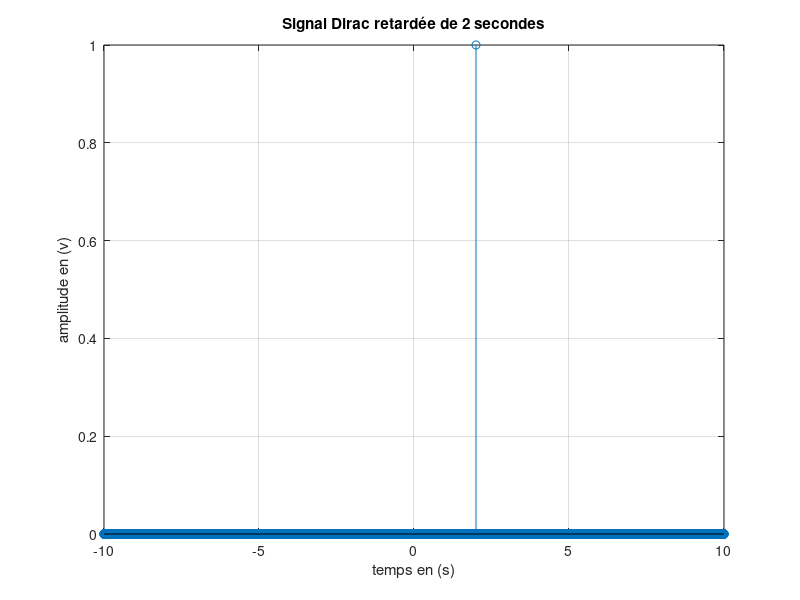

The MATLAB source for this figure:
% delta2.m : Construction et tracé de la Dirac retardée de 2 secondes

% Définition de l'échelle du temps de -10 à +10 avec 1000 échantillons par seconde
t = -10:1/1000:10;

% Initialisation du signal delta (échelle de zéro)
delta = zeros(size(t));

% Affectation de 1 uniquement pour t = 2 (l'impulsion de Dirac retardée)
delta(find(t == 2)) = 1;

% Ouverture d'une nouvelle figure (Figure 2)
figure(2);

% Tracé du signal delta retardé
stem(t, delta);

% Ajout de la grille
grid;

% Étiquettes des axes
xlabel('temps en (s)');
ylabel('amplitude en (v)');

% Titre du graphique
title('Signal Dirac retardée de 2 secondes');
